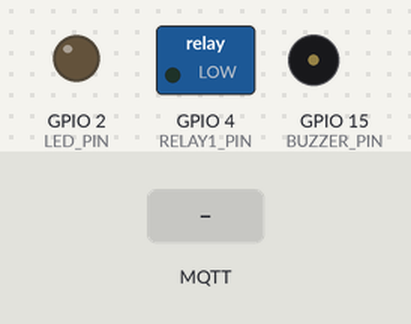
A sketch run on a simulated ESP32. Shown: switched loads named in the sketch (green lamp = pin HIGH), output pins drawn as LEDs (lit = HIGH), buzzer (waves = sounding, pin HIGH). The inputs (shaded band) are chosen by the test bench. WiFi joins after 1.5 s; servers stay silent unless stated; no MQTT or app messages arrive unless stated; what the sketch prints to the serial monitor is not drawn.

Above: at 2.8 s.
2.9 s: MQTT message "0" arrives on the first subscribed topic
At 3.7 s:
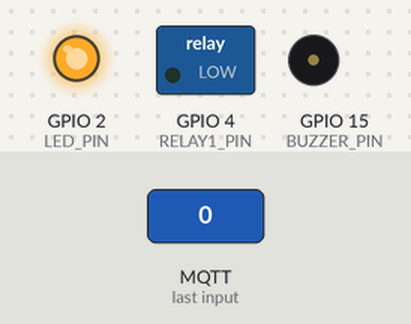
4.4 s: MQTT message "2" arrives on the first subscribed topic
At 4.9 s:
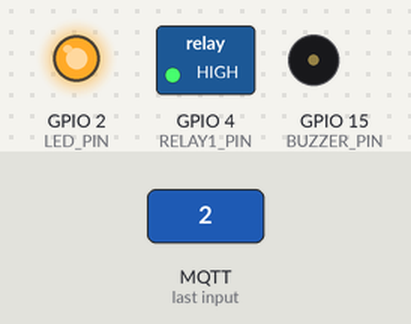
5.9 s: MQTT message "1" arrives on the first subscribed topic
At 7.1 s:
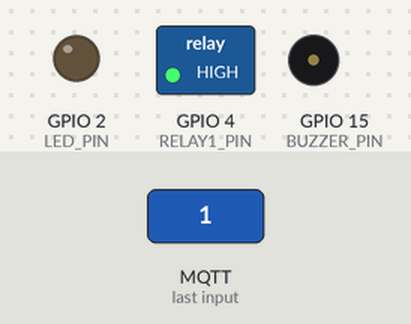
7.4 s: MQTT message "4" arrives on the first subscribed topic
At 8.3 s:
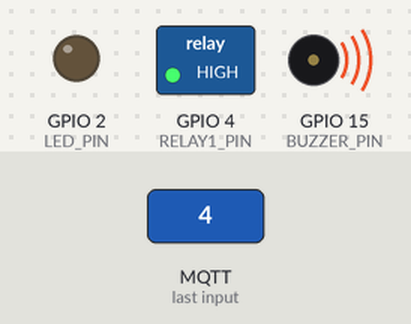
8.9 s: MQTT message "3" arrives on the first subscribed topic
At 9.5 s:
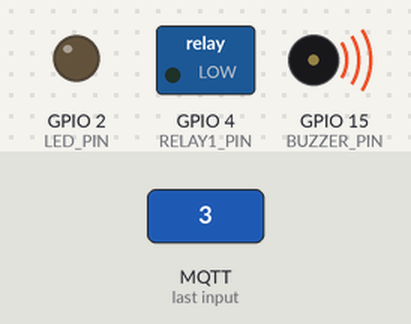
10.4 s: MQTT message "5" arrives on the first subscribed topic
At 11.8 s:
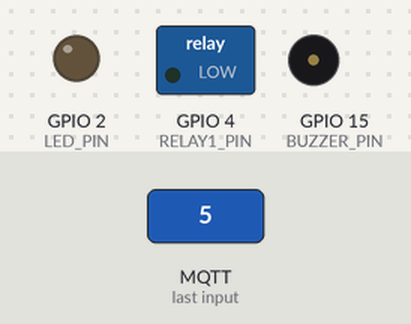
Timing chart, 0 to 12.9 s (numbered marks = the images above; inputs shaded):
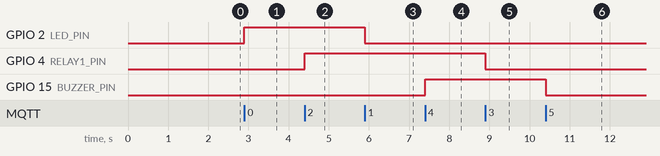

Measured:
- after the input at 2.9 s, GPIO 2 (LED_PIN): LOW → HIGH at once
- after the input at 4.4 s, GPIO 4 (RELAY1_PIN): LOW → HIGH at once
- after the input at 5.9 s, GPIO 2 (LED_PIN): HIGH → LOW at once
- after the input at 7.4 s, GPIO 15 (BUZZER_PIN): LOW → HIGH at once
- after the input at 8.9 s, GPIO 4 (RELAY1_PIN): HIGH → LOW at once
- after the input at 10.4 s, GPIO 15 (BUZZER_PIN): HIGH → LOW at once

The sketch:

esp32.ino
```cpp
#include <WiFi.h>
#include <PubSubClient.h>

// WiFi credentials
const char* ssid = "duy";
const char* password = "11111111";

// MQTT Broker IP (địa chỉ IP của Raspberry Pi 5 chạy Mosquitto)
const char* mqtt_server = "192.168.137.71";

// Khai báo các chân điều khiển thiết bị
#define LED_PIN 2      // Đèn LED
#define RELAY1_PIN 4   // Relay 1 (quạt hoặc thiết bị 1)
#define BUZZER_PIN 15  // Còi (buzzer)

// Biến trạng thái còi để tránh lặp lại bật/tắt không cần thiết
bool buzzer_state = false;

WiFiClient espClient;
PubSubClient client(espClient);

// Hàm kết nối WiFi
void setup_wifi() {
  delay(100);
  Serial.println("Connecting to WiFi...");
  WiFi.begin(ssid, password);

  while (WiFi.status() != WL_CONNECTED) {
    delay(500);
    Serial.print(".");
  }

  Serial.println("");
  Serial.println("WiFi connected!");
  Serial.println(WiFi.localIP());
}

// Hàm callback khi có dữ liệu MQTT đến
void callback(char* topic, byte* message, unsigned int length) {
  String msg;
  for (unsigned int i = 0; i < length; i++) {
    msg += (char)message[i];
  }
  Serial.print("Message received: ");
  Serial.println(msg);

  if (msg == "0") {
    digitalWrite(LED_PIN, HIGH);      // Bật LED
  } else if (msg == "1") {
    digitalWrite(LED_PIN, LOW);       // Tắt LED
  } else if (msg == "2") {
    digitalWrite(RELAY1_PIN, HIGH);   // Bật quạt
  } else if (msg == "3") {
    digitalWrite(RELAY1_PIN, LOW);    // Tắt quạt
  } else if (msg == "4") {
    digitalWrite(BUZZER_PIN, HIGH);   // Bật còi
    buzzer_state = true;
    // Gửi lại thông báo SOS lên topic khác để Pi gửi email hoặc Telegram
    client.publish("sos/alert", "SOS from ESP32!");
  } else if (msg == "5") {
    digitalWrite(BUZZER_PIN, LOW);    // Tắt còi
    buzzer_state = false;
  }
}

// Kết nối MQTT broker
void reconnect() {
  while (!client.connected()) {
    Serial.print("Attempting MQTT connection...");
    if (client.connect("ESP32Client")) {
      Serial.println("connected");
      client.subscribe("gesture/control");
    } else {
      Serial.print("failed, rc=");
      Serial.print(client.state());
      Serial.println(" try again in 5 seconds");
      delay(5000);
    }
  }
}

void setup() {
  Serial.begin(115200);

  pinMode(LED_PIN, OUTPUT);
  pinMode(RELAY1_PIN, OUTPUT);
  pinMode(BUZZER_PIN, OUTPUT);

  digitalWrite(LED_PIN, LOW);
  digitalWrite(RELAY1_PIN, LOW);
  digitalWrite(BUZZER_PIN, LOW);

  setup_wifi();
  client.setServer(mqtt_server, 1883);
  client.setCallback(callback);
}

void loop() {
  if (!client.connected()) {
    reconnect();
  }
  client.loop();
}
```
